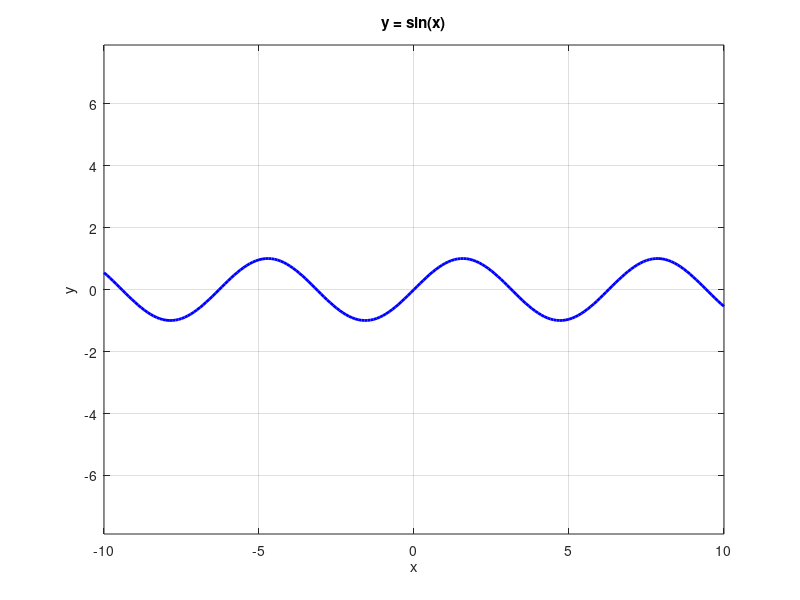

The MATLAB source for this figure:
% 定义 x 的取值范围和步长（从 -10 到 10，步长 0.1）
x = -10:0.1:10;

% 计算y值
y = sin(x);

% 创建一个占满整个屏幕的窗口
figure('units', 'normalized', 'outerposition', [0 0 1 1]);

% 绘图
plot(x, y, 'b-', 'LineWidth', 2);
grid on;
axis equal;
axis tight;
xlabel('x');
ylabel('y');
title('y = sin(x)');